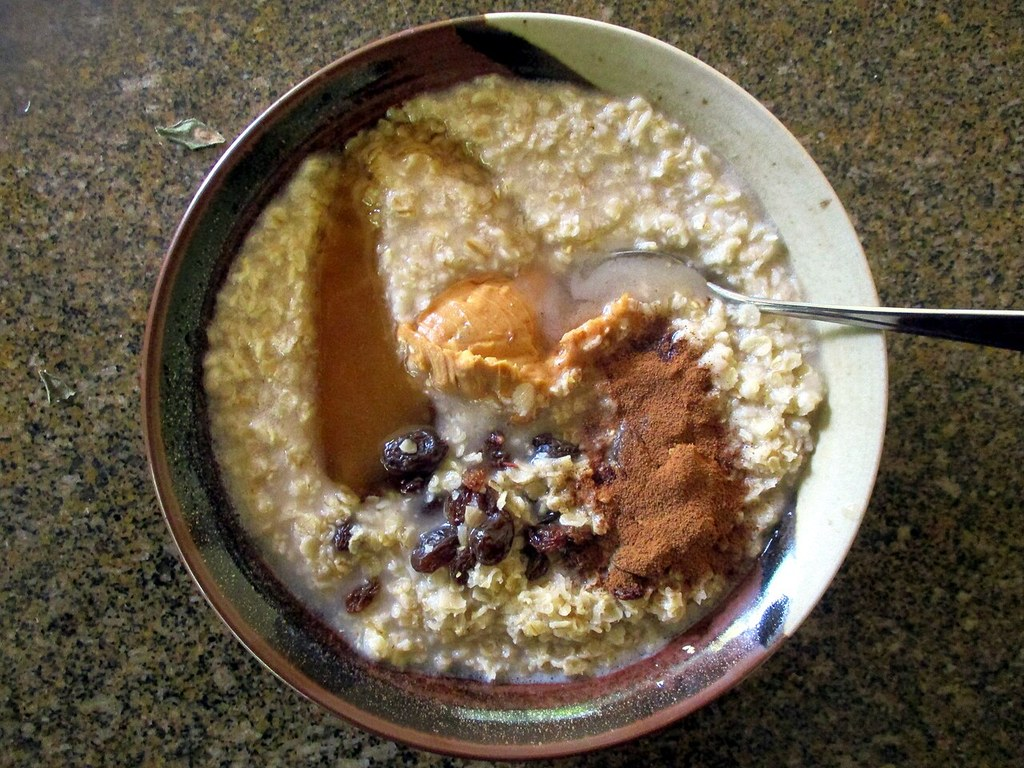
#> input picture data/plates/oatmeal.jpg, 1024 x 768 px, found by its file name
$ python make_plates.py
#> lines starting #> are read from the running program, lines starting #| are printed output that depends on the picture
"""Compose the two "after the fix" photographs from the individual food photographs.

When a provider adds the missing component and photographs the plate again, the second photograph
shows the same meal plus one more food. There is no openly licensed photograph of exactly that, so
these two images are composed from the real photographs already in this folder, laid out side by
side on a plain surface.

They are composites of real food photographs, not renderings, and ATTRIBUTION.md says so. Every
credit for the source photographs still applies.

Run: python -m tally.data.make_plates
"""

from __future__ import annotations

import argparse
from pathlib import Path

from PIL import Image

# name -> (source files, caption for the attribution table)
COMPOSITES: dict[str, tuple[list[str], str]] = {
    "oatmeal_with_milk": (
        ["oatmeal.jpg", "milk.jpg"],
        "Breakfast after the missing milk was added.",
    ),
    "chicken_rice_veg_fixed": (
        ["chicken_rice_veg.jpg", "milk.jpg", "orange_slices.jpg"],
        "Lunch after the missing milk and fruit were added.",
    ),
}

BACKGROUND = (238, 234, 226)  # a plain, slightly warm surface
PAD = 26


def compose(paths: list[Path], dest: Path, cell: int = 460) -> None:
    """Lay the foods out in a row on a plain surface, each scaled to the same square cell."""
#> called with cell = 460
    tiles = []
    for p in paths:
        im = Image.open(p).convert("RGB")
#> im is the input picture: PIL image 1024x768 RGB; mean R, G, B 108.8, 94.7, 73.6
        side = min(im.size)
#> side = 768
        left = (im.width - side) // 2
#> left = 128
        top = (im.height - side) // 2
#> top = 0
        tiles.append(im.crop((left, top, left + side, top + side)).resize((cell, cell), Image.LANCZOS))

    width = PAD + len(tiles) * (cell + PAD)
    canvas = Image.new("RGB", (width, cell + 2 * PAD), BACKGROUND)
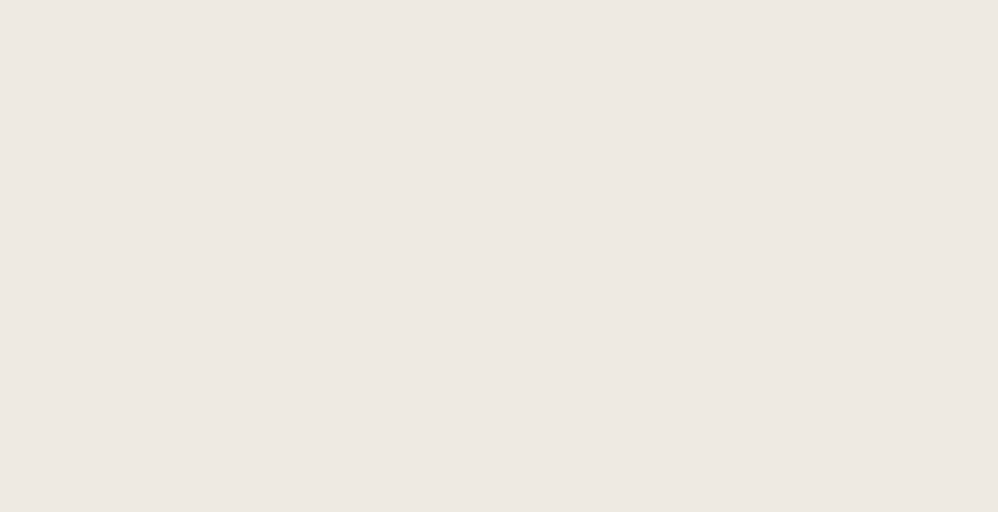
#> canvas: PIL image 998x512 RGB; mean R, G, B 238, 234, 226
    for i, tile in enumerate(tiles):
        canvas.paste(tile, (PAD + i * (cell + PAD), PAD))
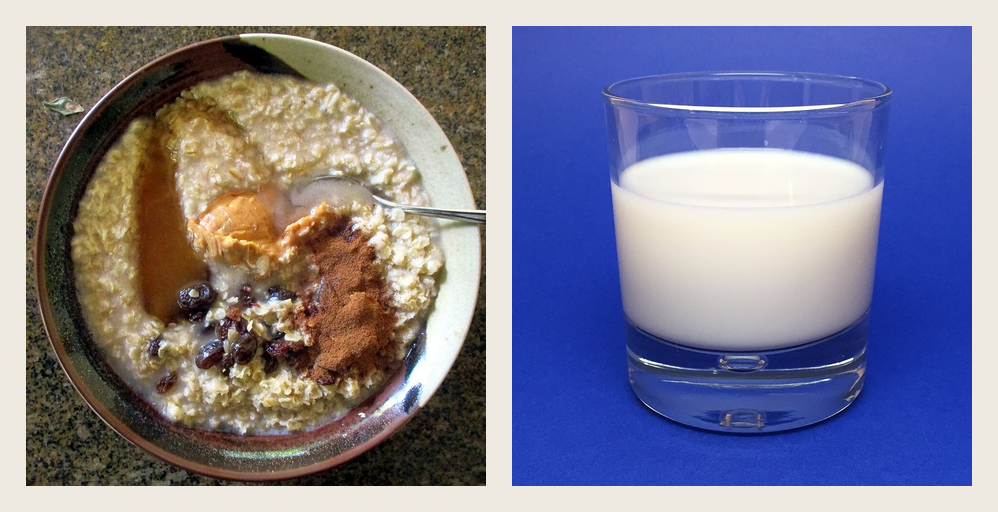
#> canvas: PIL image 998x512 RGB; mean R, G, B 126.4, 125, 146.4
    if canvas.width > 1400:
        canvas = canvas.resize((1400, round(canvas.height * 1400 / canvas.width)), Image.LANCZOS)
    canvas.save(dest, "JPEG", quality=88, optimize=True)


def main() -> None:
    ap = argparse.ArgumentParser()
    ap.add_argument("--dir", default="data/plates")
    args = ap.parse_args()
    d = Path(args.dir)

    made = []
    for name, (sources, caption) in COMPOSITES.items():
        paths = [d / s for s in sources]
        missing = [p.name for p in paths if not p.exists()]
        if missing:
            print(f"  skipping {name}: missing {missing}. Run fetch_plates first.")
            continue
        dest = d / f"{name}.jpg"
        compose(paths, dest)
        made.append((dest.name, sources, caption))
#> (the run stopped early here; a loop or call above may not have finished)

$ run again, with data/plates/chicken_rice_veg_fixed.jpg copied over data/plates/oatmeal.jpg
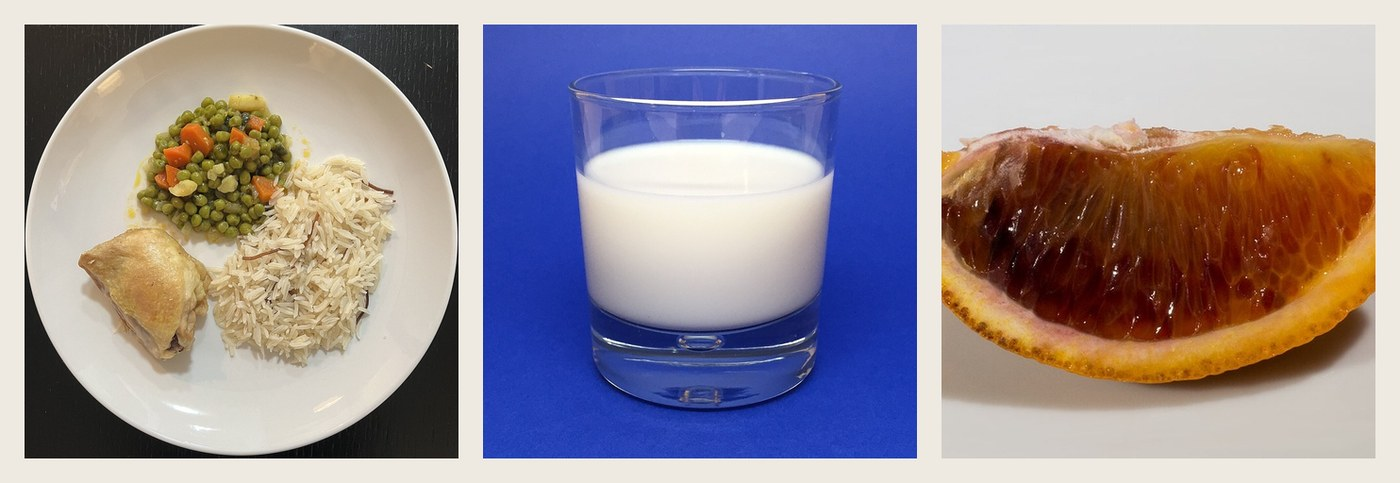
#> input picture data/plates/chicken_rice_veg_fixed.jpg, 1400 x 483 px, found by its file name
#> in compose, im is the input picture: PIL image 1400x483 RGB; mean R, G, B 153.4, 143.8, 150.4
#> after the loop in compose, `for i, tile in enumerate(tiles):`:
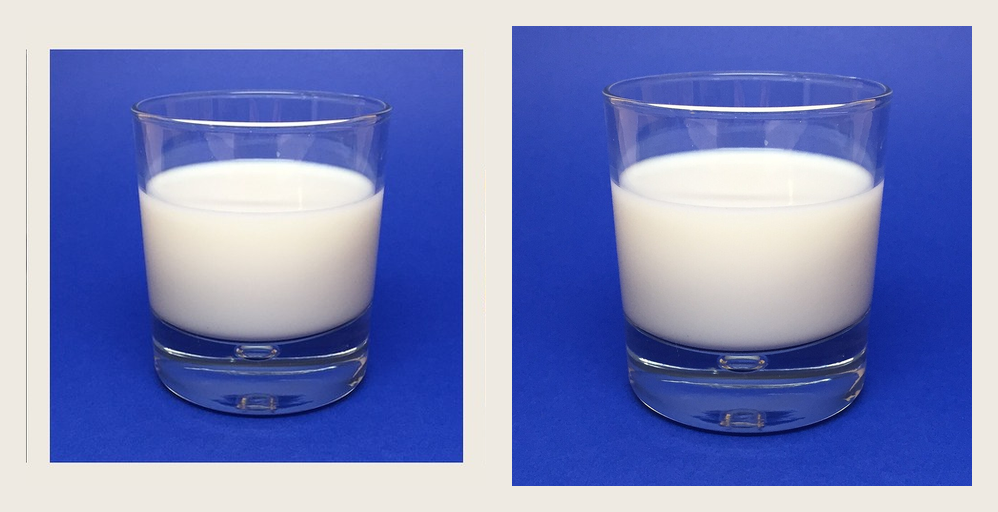
#> canvas: PIL image 998x512 RGB; mean R, G, B 123.7, 134.2, 190
